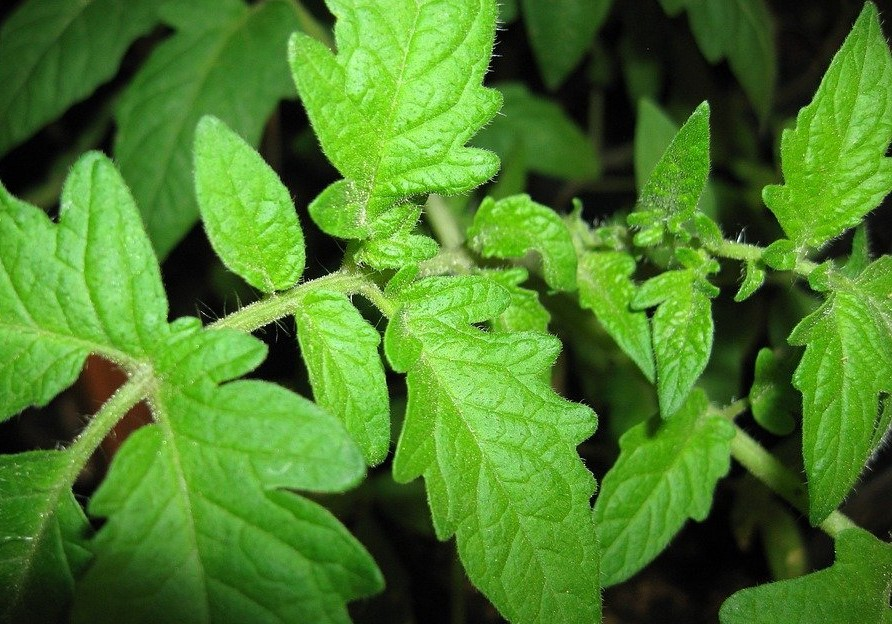
#> input picture image/daun-tomat.jpg, 892 x 624 px
$ jupyter execute tugas-4.ipynb   (shell and % lines are left out)
#> lines starting #> are read from the running program, lines starting #| are printed output that depends on the picture
[cell 1]
import os
import numpy as np
from matplotlib import pyplot as plt
import cv2

[cell 2]
path = os.path.dirname(os.path.dirname(os.path.abspath(__name__)))

[cell 3]
path

[cell 4]
tomato = cv2.imread(os.path.join(path, 'image', 'daun-tomat.jpg'))
#> tomato is the input picture: shape (624, 892, 3); mean B, G, R 40.6, 126.5, 75.6

[cell 5]
plt.imshow(tomato)

[cell 6]
tomato_rgb = cv2.cvtColor(tomato, cv2.COLOR_BGR2RGB)

[cell 7]
hist = cv2.calcHist([tomato], [0], None, [256], [0 ,256])
#> hist = 256 values, max 13920 at index 11, min 0 at index 212, mean 2174.2

[cell 8]
def plot_12(instance, histogram):
    fig, axs = plt.subplots(1, 2, figsize=(15, 5))
    axs[0].imshow(instance)
    axs[1].plot(histogram)
    plt.show()
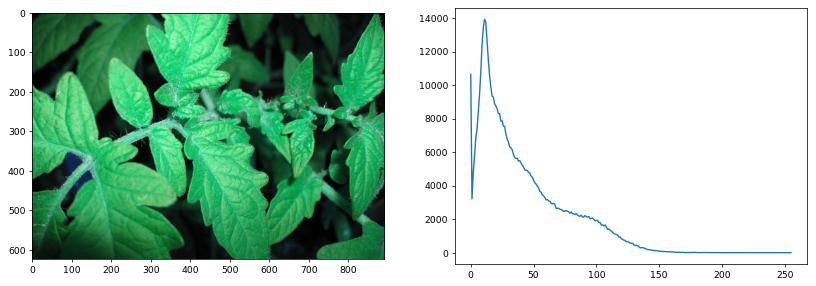
#> figure drawn by matplotlib, 2 panels; B, G, R data is drawn as R, G, B; panel 2: curve peaks at x = 11, y = 13920

[cell 9]
plot_12(tomato, hist)

[cell 10]
def plot_22(instance, second_instance, size, args):
#> called with size = (15, 5)
    fig, axs = plt.subplots(2, 2, figsize=size)
    axs[0, 0].imshow(instance)
    axs[0, 1].plot(args[0])

    axs[1, 0].imshow(second_instance)
    axs[1, 1].hist(args[1], 256, [0, 256], color=args[2])
    plt.show()
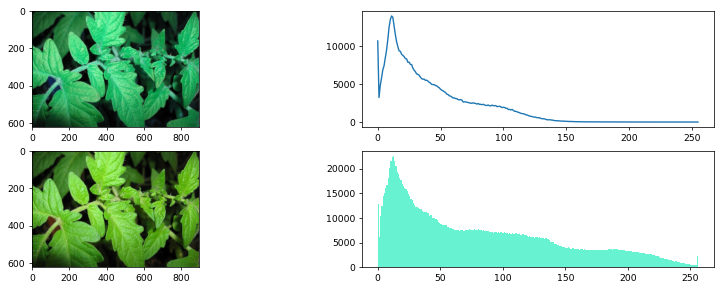
#> figure drawn by matplotlib, 4 panels; B, G, R data is drawn as R, G, B; panel 2: curve peaks at x = 11, y = 13920; panel 4: tallest bar 22500 high, from x = 12 to 13

[cell 11]
def plot_22_hist(instance, second_instance, size, color):
    fig, axs = plt.subplots(2, 2, figsize=(15, 5))
    axs[0, 0].imshow(instance)
    axs[0, 1].hist(instance.ravel(), 256, [0, 256], color=color[0])

    axs[1, 0].imshow(second_instance)
    axs[1, 1].hist(second_instance.ravel(), 256, [0, 256], color=color[1])
    plt.show()

### RGB dan BGR

[cell 12]
plot_22(tomato, tomato_rgb, (15, 5), [hist, tomato_rgb.ravel(), '#67f2d1'])

### RGB to GRAYSCALE

[cell 13]
tomato_gray = cv2.imread(os.path.join(path, 'image', 'daun-tomat.jpg'), 0)
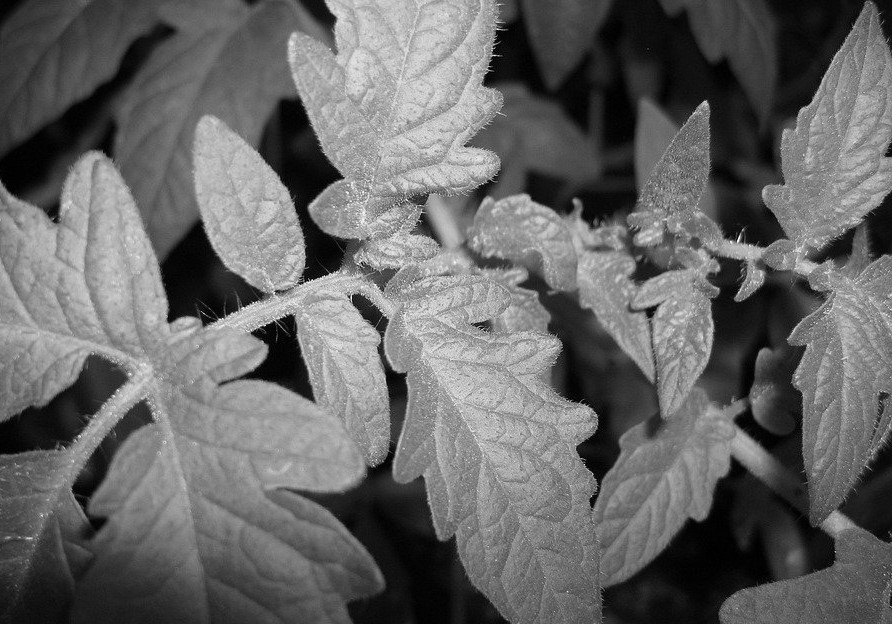
#> tomato_gray: shape (624, 892); min 0, max 253, mean 101.5
hist2 = cv2.equalizeHist(tomato_gray)
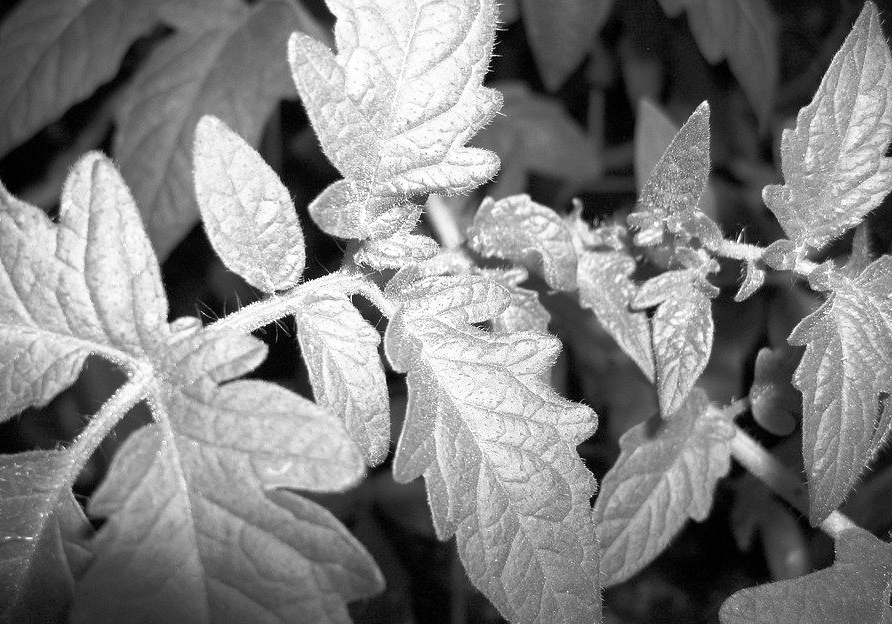
#> hist2: shape (624, 892); min 0, max 255, mean 128
tomato_gray = cv2.cvtColor(tomato_gray, cv2.COLOR_BGR2RGB)
#> tomato_gray: shape (624, 892, 3)

[cell 14]
fig, axs = plt.subplots(1, 2, figsize=(15, 5))
axs[0].imshow(tomato_gray)
axs[1].hist(tomato_gray.ravel(), 256, [0, 256], color='g')
plt.show()
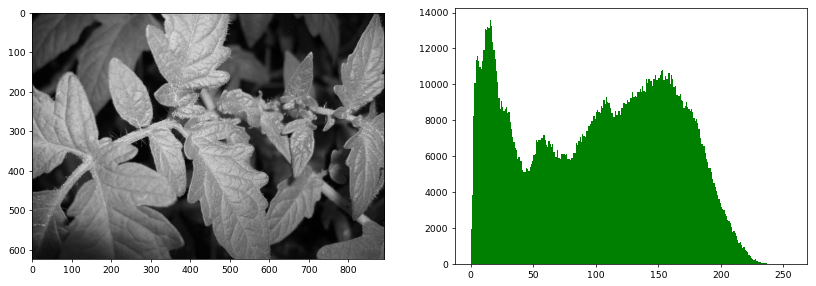
#> figure drawn by matplotlib, 2 panels; panel 2: tallest bar 13590 high, from x = 15 to 16

### menampilkan perbedaan antara RGB dan Grayscale

[cell 15]
plot_22(tomato_rgb, tomato_gray, (15, 5), [hist, tomato_gray.ravel(), '#67f2d1'])
#> call 2 of plot_22, with size = (15, 5)
#> in plot_22 (call 2), `plt.show()`:
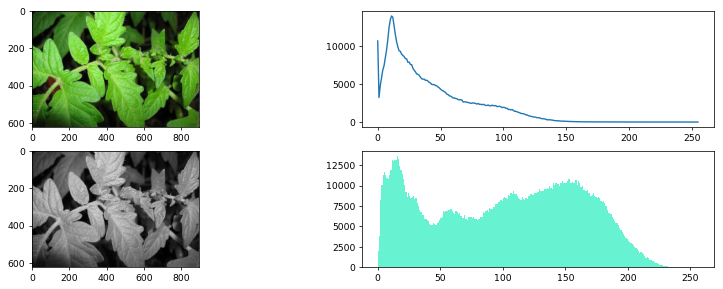
#> figure drawn by matplotlib, 4 panels; panel 2: curve peaks at x = 11, y = 13920; panel 4: tallest bar 13590 high, from x = 15 to 16

[cell 16]
tomato.shape
#> Out = (624, 892, 3)

[cell 17]
row, col, channel = tomato.shape
#> row = 624; col = 892; channel = 3

### MENGUBAH KECERAHKAN

[cell 18]
beta = 5
bright = np.zeros((row, col, channel))

for x in range(row):
    for y in range(col):
        temp = tomato_rgb[x, y] + beta
        bright[x, y] = temp
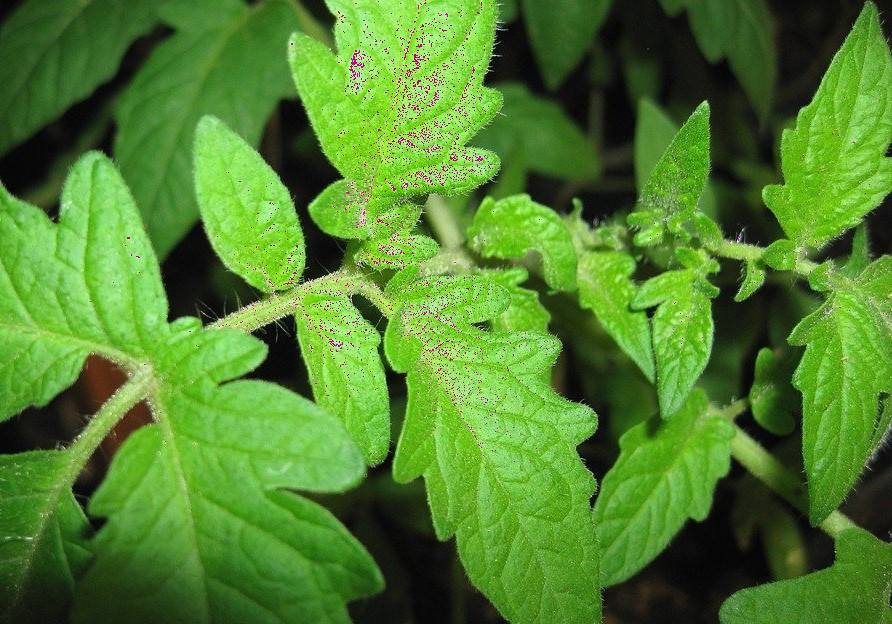
#> bright: shape (624, 892, 3) float64; mean R, G, B 80.6, 129.6, 45.6

bright = bright.astype(np.uint8)

[cell 19]
plot_22_hist(tomato_rgb, bright, (15, 5), ['red', '#67f2d1'])
#> in plot_22_hist, `plt.show()`:
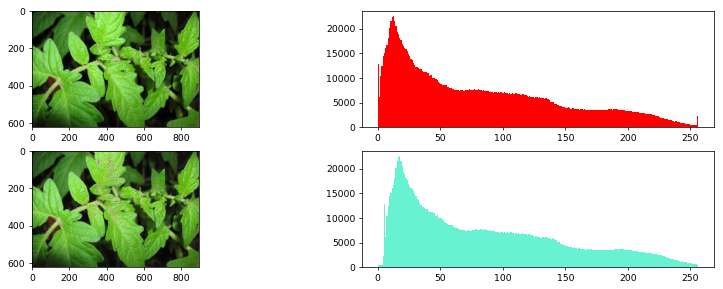
#> figure drawn by matplotlib, 4 panels; panel 2: tallest bar 22500 high, from x = 12 to 13; panel 4: tallest bar 22500 high, from x = 17 to 18

### MENGUBAH KONTRAS

[cell 20]
alpha = 1.01
contrast = np.zeros((row, col, 3))

for x in range(row):
    for y in range(col):
        gyx = alpha * tomato_rgb[x, y]
        contrast[x,y] = gyx

contrast = contrast.astype(np.uint8)

[cell 21]
plot_22_hist(tomato_rgb, contrast, (15, 5), ['green', '#5a228b'])
#> call 2 of plot_22_hist, with size = (15, 5)
#> in plot_22_hist (call 2), `plt.show()`:
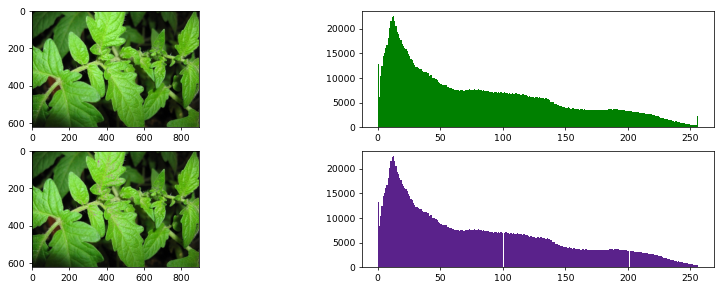
#> figure drawn by matplotlib, 4 panels; panel 2: tallest bar 22500 high, from x = 12 to 13; panel 4: tallest bar 22500 high, from x = 12 to 13

### MENGGABUNGKAN KECERAHAN DAN KONTRAS

[cell 22]
beta = 8
alpha = .9
result = np.zeros((row, col, 3))

for x in range(row):
    for y in range(col):
        gyx = alpha * tomato_rgb[x, y] + beta
        result[x,y] = gyx

result = result.astype(np.uint8)

[cell 23]
plot_22_hist(tomato_rgb, result, (15, 5), ['pink', '#2b2caa'])
#> call 3 of plot_22_hist, with size = (15, 5)
#> in plot_22_hist (call 3), `plt.show()`:
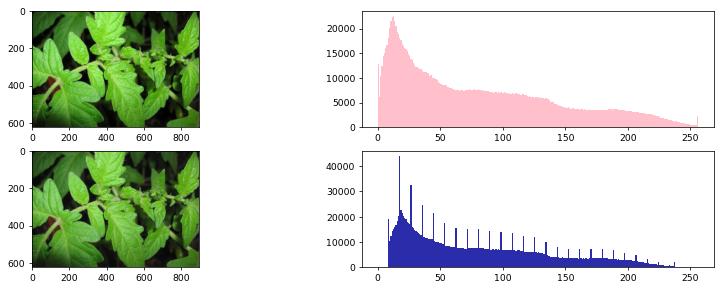
#> figure drawn by matplotlib, 4 panels; panel 2: tallest bar 22500 high, from x = 12 to 13; panel 4: tallest bar 43862 high, from x = 17 to 18

$ run again, with image/danautoba.jpg copied over image/daun-tomat.jpg
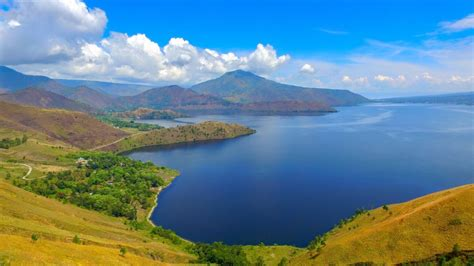
#> input picture image/danautoba.jpg, 474 x 266 px
#> tomato is the input picture: shape (266, 474, 3); mean B, G, R 145.9, 133, 99.1
#> hist = 256 values, max 6145 at index 255, min 177 at index 68, mean 492.5
#> `hist2 = cv2.equalizeHist(tomato_gray)`:
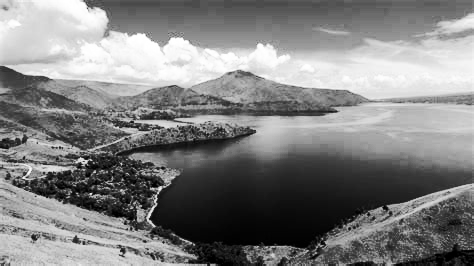
#> hist2: shape (266, 474); min 0, max 255, mean 128.6
#> in plot_22_hist (call 3), `plt.show()`:
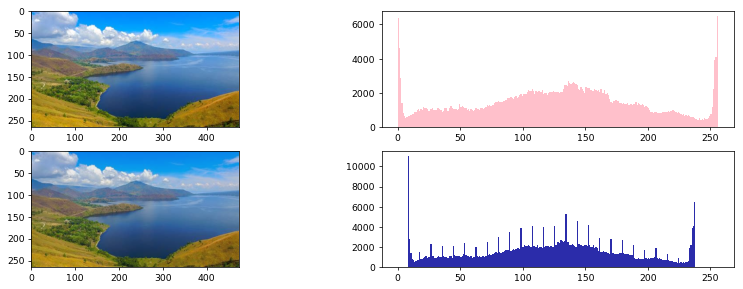
#> figure drawn by matplotlib, 4 panels; panel 2: tallest bar 6477 high, from x = 255 to 256; panel 4: tallest bar 11006 high, from x = 8 to 9
